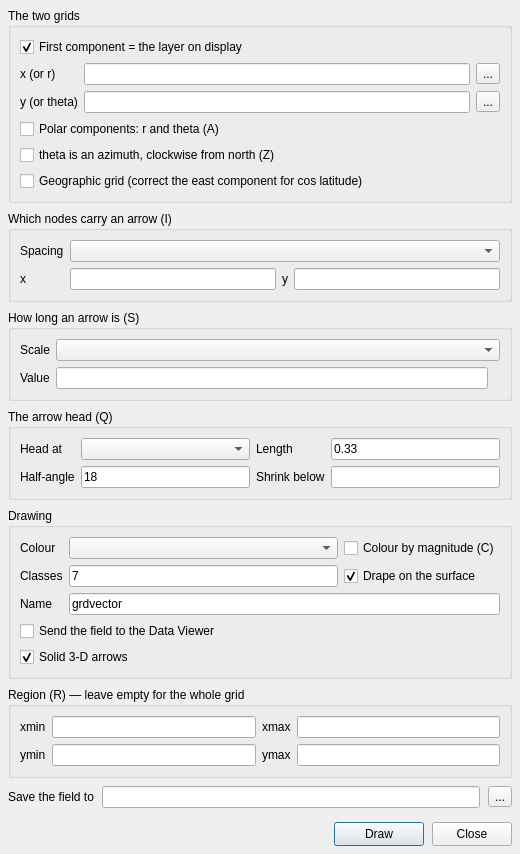
<?xml version="1.0" encoding="UTF-8"?>
<ui version="4.0">
 <class>GrdVectorDialog</class>
 <widget class="QDialog" name="GrdVectorDialog">
  <property name="geometry">
   <rect>
    <x>0</x>
    <y>0</y>
    <width>520</width>
    <height>640</height>
   </rect>
  </property>
  <property name="windowTitle">
   <string>grdvector</string>
  </property>
  <layout class="QVBoxLayout" name="mainVerticalLayout">
   <property name="spacing">
    <number>8</number>
   </property>
   <property name="margin" stdset="0">
    <number>8</number>
   </property>
   <item>
    <widget class="QGroupBox" name="gb_input">
     <property name="title">
      <string>The two grids</string>
     </property>
     <layout class="QGridLayout" name="gridLayout_input">
      <item row="0" column="0" colspan="3">
       <widget class="QCheckBox" name="chk_usescene">
        <property name="toolTip"><string>&lt;html&gt;Take the first component from the layer this window is&lt;br&gt;showing, instead of a file&lt;/html&gt;</string></property>
        <property name="text"><string>First component = the layer on display</string></property>
        <property name="checked"><bool>true</bool></property>
       </widget>
      </item>
      <item row="1" column="0">
       <widget class="QLabel" name="lb_grid1"><property name="text"><string>x (or r)</string></property></widget>
      </item>
      <item row="1" column="1">
       <widget class="QLineEdit" name="edit_grid1">
        <property name="toolTip"><string>The x component grid — a file, or the name of another layer in this window</string></property>
       </widget>
      </item>
      <item row="1" column="2">
       <widget class="QToolButton" name="btn_grid1">
        <property name="text"><string>...</string></property>
       </widget>
      </item>
      <item row="2" column="0">
       <widget class="QLabel" name="lb_grid2"><property name="text"><string>y (or theta)</string></property></widget>
      </item>
      <item row="2" column="1">
       <widget class="QLineEdit" name="edit_grid2">
        <property name="toolTip"><string>&lt;html&gt;The y component grid — a file, or the name of another layer in&lt;br&gt;this window. It must sit on exactly the same nodes as the&lt;br&gt;first.&lt;/html&gt;</string></property>
       </widget>
      </item>
      <item row="2" column="2">
       <widget class="QToolButton" name="btn_grid2">
        <property name="text"><string>...</string></property>
       </widget>
      </item>
      <item row="3" column="0" colspan="3">
       <widget class="QCheckBox" name="chk_polar">
        <property name="toolTip"><string>&lt;html&gt;A: the grids hold magnitude r and direction theta (degrees&lt;br&gt;counter-clockwise from +x) instead of the x and y components&lt;/html&gt;</string></property>
        <property name="text"><string>Polar components: r and theta (A)</string></property>
       </widget>
      </item>
      <item row="4" column="0" colspan="3">
       <widget class="QCheckBox" name="chk_azimuth">
        <property name="toolTip"><string>&lt;html&gt;Z: theta is an AZIMUTH, clockwise from north, not a direction&lt;br&gt;counter-clockwise from east. Implies polar components.&lt;/html&gt;</string></property>
        <property name="text"><string>theta is an azimuth, clockwise from north (Z)</string></property>
       </widget>
      </item>
      <item row="5" column="0" colspan="3">
       <widget class="QCheckBox" name="chk_geog">
        <property name="toolTip"><string>&lt;html&gt;Geographic grid: divide the east component by cos(latitude),&lt;br&gt;so a uniform field looks uniform on a lon/lat map instead of&lt;br&gt;shrinking towards the poles&lt;/html&gt;</string></property>
        <property name="text"><string>Geographic grid (correct the east component for cos latitude)</string></property>
       </widget>
      </item>
     </layout>
    </widget>
   </item>
   <item>
    <widget class="QGroupBox" name="gb_inc">
     <property name="title">
      <string>Which nodes carry an arrow (I)</string>
     </property>
     <layout class="QGridLayout" name="gridLayout_inc">
      <item row="0" column="0">
       <widget class="QLabel" name="lb_incmode"><property name="text"><string>Spacing</string></property></widget>
      </item>
      <item row="0" column="1" colspan="3">
       <widget class="QComboBox" name="cb_incmode">
        <property name="toolTip"><string>How the nodes are thinned before drawing</string></property>
       </widget>
      </item>
      <item row="1" column="0">
       <widget class="QLabel" name="lb_incx"><property name="text"><string>x</string></property></widget>
      </item>
      <item row="1" column="1">
       <widget class="QLineEdit" name="edit_incx">
        <property name="toolTip"><string>Every n-th node, or the spacing in data units — whichever the box above says</string></property>
       </widget>
      </item>
      <item row="1" column="2">
       <widget class="QLabel" name="lb_incy"><property name="text"><string>y</string></property></widget>
      </item>
      <item row="1" column="3">
       <widget class="QLineEdit" name="edit_incy">
        <property name="toolTip"><string>Leave empty to use the same value as x</string></property>
       </widget>
      </item>
     </layout>
    </widget>
   </item>
   <item>
    <widget class="QGroupBox" name="gb_scale">
     <property name="title">
      <string>How long an arrow is (S)</string>
     </property>
     <layout class="QGridLayout" name="gridLayout_scale">
      <item row="0" column="0">
       <widget class="QLabel" name="lb_scalemode"><property name="text"><string>Scale</string></property></widget>
      </item>
      <item row="0" column="1" colspan="3">
       <widget class="QComboBox" name="cb_scalemode">
        <property name="toolTip"><string>Automatic makes the longest arrow 0.9 of the node spacing it was thinned to</string></property>
       </widget>
      </item>
      <item row="1" column="0">
       <widget class="QLabel" name="lb_scale"><property name="text"><string>Value</string></property></widget>
      </item>
      <item row="1" column="1">
       <widget class="QLineEdit" name="edit_scale">
        <property name="toolTip"><string>&lt;html&gt;In the map's own x/y units — this window has no paper size to&lt;br&gt;measure inches against&lt;/html&gt;</string></property>
       </widget>
      </item>
     </layout>
    </widget>
   </item>
   <item>
    <widget class="QGroupBox" name="gb_head">
     <property name="title">
      <string>The arrow head (Q)</string>
     </property>
     <layout class="QGridLayout" name="gridLayout_head">
      <item row="0" column="0">
       <widget class="QLabel" name="lb_heads"><property name="text"><string>Head at</string></property></widget>
      </item>
      <item row="0" column="1">
       <widget class="QComboBox" name="cb_heads">
        <property name="toolTip"><string>&lt;html&gt;Which end of the arrow carries a head. None gives the stick&lt;br&gt;plot the module draws by default.&lt;/html&gt;</string></property>
       </widget>
      </item>
      <item row="0" column="2">
       <widget class="QLabel" name="lb_headlen"><property name="text"><string>Length</string></property></widget>
      </item>
      <item row="0" column="3">
       <widget class="QLineEdit" name="edit_headlen">
        <property name="toolTip"><string>&lt;html&gt;Head length as a FRACTION of the arrow (0 to 1). An absolute&lt;br&gt;size means nothing in a window with no fixed size.&lt;/html&gt;</string></property>
        <property name="text"><string>0.33</string></property>
       </widget>
      </item>
      <item row="1" column="0">
       <widget class="QLabel" name="lb_headang"><property name="text"><string>Half-angle</string></property></widget>
      </item>
      <item row="1" column="1">
       <widget class="QLineEdit" name="edit_headang">
        <property name="toolTip"><string>Half the opening angle of the head, in degrees</string></property>
        <property name="text"><string>18</string></property>
       </widget>
      </item>
      <item row="1" column="2">
       <widget class="QLabel" name="lb_norm"><property name="text"><string>Shrink below</string></property></widget>
      </item>
      <item row="1" column="3">
       <widget class="QLineEdit" name="edit_norm">
        <property name="toolTip"><string>&lt;html&gt;+n: arrows shorter than this length get a head shrunk in&lt;br&gt;proportion. Empty = every head the same.&lt;/html&gt;</string></property>
       </widget>
      </item>
     </layout>
    </widget>
   </item>
   <item>
    <widget class="QGroupBox" name="gb_draw">
     <property name="title">
      <string>Drawing</string>
     </property>
     <layout class="QGridLayout" name="gridLayout_draw">
      <item row="0" column="0">
       <widget class="QLabel" name="lb_color"><property name="text"><string>Colour</string></property></widget>
      </item>
      <item row="0" column="1">
       <widget class="QComboBox" name="cb_color">
        <property name="toolTip"><string>&lt;html&gt;The colour of the whole field. Line WIDTH is not here:&lt;br&gt;right-click the row in Scene Objects for Line Properties, as&lt;br&gt;with every other overlay.&lt;/html&gt;</string></property>
       </widget>
      </item>
      <item row="0" column="2" colspan="2">
       <widget class="QCheckBox" name="chk_bymag">
        <property name="toolTip"><string>&lt;html&gt;C: colour each arrow by its magnitude instead, in equal-width&lt;br&gt;classes from blue to red&lt;/html&gt;</string></property>
        <property name="text"><string>Colour by magnitude (C)</string></property>
       </widget>
      </item>
      <item row="1" column="0">
       <widget class="QLabel" name="lb_nclass"><property name="text"><string>Classes</string></property></widget>
      </item>
      <item row="1" column="1">
       <widget class="QLineEdit" name="edit_nclass">
        <property name="toolTip"><string>&lt;html&gt;How many magnitude classes (2 to 24). One overlay carries one&lt;br&gt;colour, so this is how many the field is split into.&lt;/html&gt;</string></property>
        <property name="text"><string>7</string></property>
       </widget>
      </item>
      <item row="1" column="2" colspan="2">
       <widget class="QCheckBox" name="chk_drape">
        <property name="toolTip"><string>&lt;html&gt;Lift every arrow onto the displayed surface so the field&lt;br&gt;follows the relief. Unticked, the arrows lie flat at z = 0&lt;br&gt;like the coastlines.&lt;/html&gt;</string></property>
        <property name="text"><string>Drape on the surface</string></property>
        <property name="checked"><bool>true</bool></property>
       </widget>
      </item>
      <item row="2" column="0">
       <widget class="QLabel" name="lb_name"><property name="text"><string>Name</string></property></widget>
      </item>
      <item row="2" column="1" colspan="3">
       <widget class="QLineEdit" name="edit_name">
        <property name="toolTip"><string>The name this field gets in Scene Objects</string></property>
        <property name="text"><string>grdvector</string></property>
       </widget>
      </item>
      <item row="3" column="0" colspan="4">
       <widget class="QCheckBox" name="chk_table">
        <property name="toolTip"><string>&lt;html&gt;Also send x, y, u, v, magnitude and direction of every node&lt;br&gt;that got an arrow to this window's Data Viewer&lt;/html&gt;</string></property>
        <property name="text"><string>Send the field to the Data Viewer</string></property>
       </widget>
      </item>
      <item row="4" column="0" colspan="4">
       <widget class="QCheckBox" name="chk_solid">
        <property name="toolTip"><string>&lt;html&gt;Draw each vector as a solid 3-D arrow (shaft + cone head), scaled&lt;br&gt;by its magnitude and, with Colour by magnitude, coloured through a&lt;br&gt;continuous colormap. Unticked: GMT-style line arrows with the Head&lt;br&gt;options above.&lt;/html&gt;</string></property>
        <property name="text"><string>Solid 3-D arrows</string></property>
        <property name="checked"><bool>true</bool></property>
       </widget>
      </item>
     </layout>
    </widget>
   </item>
   <item>
    <widget class="QGroupBox" name="gb_region">
     <property name="title">
      <string>Region (R) — leave empty for the whole grid</string>
     </property>
     <layout class="QGridLayout" name="gridLayout_region">
      <item row="0" column="0">
       <widget class="QLabel" name="lb_xmin"><property name="text"><string>xmin</string></property></widget>
      </item>
      <item row="0" column="1">
       <widget class="QLineEdit" name="edit_xmin"/>
      </item>
      <item row="0" column="2">
       <widget class="QLabel" name="lb_xmax"><property name="text"><string>xmax</string></property></widget>
      </item>
      <item row="0" column="3">
       <widget class="QLineEdit" name="edit_xmax"/>
      </item>
      <item row="1" column="0">
       <widget class="QLabel" name="lb_ymin"><property name="text"><string>ymin</string></property></widget>
      </item>
      <item row="1" column="1">
       <widget class="QLineEdit" name="edit_ymin"/>
      </item>
      <item row="1" column="2">
       <widget class="QLabel" name="lb_ymax"><property name="text"><string>ymax</string></property></widget>
      </item>
      <item row="1" column="3">
       <widget class="QLineEdit" name="edit_ymax"/>
      </item>
     </layout>
    </widget>
   </item>
   <item>
    <layout class="QHBoxLayout" name="horizontalLayout_out">
     <item>
      <widget class="QLabel" name="lb_out"><property name="text"><string>Save the field to</string></property></widget>
     </item>
     <item>
      <widget class="QLineEdit" name="edit_outfile">
       <property name="toolTip"><string>&lt;html&gt;Optional table of x, y, u, v, magnitude and direction for the&lt;br&gt;nodes that got an arrow. Leave empty to keep it in this window&lt;br&gt;only.&lt;/html&gt;</string></property>
      </widget>
     </item>
     <item>
      <widget class="QToolButton" name="btn_outfile">
       <property name="text"><string>...</string></property>
      </widget>
     </item>
    </layout>
   </item>
   <item>
    <spacer name="verticalSpacer_bottom">
     <property name="orientation"><enum>Qt::Orientation::Vertical</enum></property>
     <property name="sizeType"><enum>QSizePolicy::Policy::Fixed</enum></property>
     <property name="sizeHint" stdset="0"><size><width>20</width><height>6</height></size></property>
    </spacer>
   </item>
   <item>
    <layout class="QHBoxLayout" name="horizontalLayout_buttons">
     <item>
      <spacer name="buttonsSpacer">
       <property name="orientation"><enum>Qt::Orientation::Horizontal</enum></property>
       <property name="sizeHint" stdset="0"><size><width>40</width><height>20</height></size></property>
      </spacer>
     </item>
     <item>
      <widget class="QPushButton" name="push_compute">
       <property name="minimumSize"><size><width>90</width><height>24</height></size></property>
       <property name="text"><string>Draw</string></property>
      </widget>
     </item>
     <item>
      <widget class="QPushButton" name="push_close">
       <property name="minimumSize"><size><width>70</width><height>24</height></size></property>
       <property name="text"><string>Close</string></property>
      </widget>
     </item>
    </layout>
   </item>
  </layout>
 </widget>
 <resources/>
 <connections/>
</ui>
